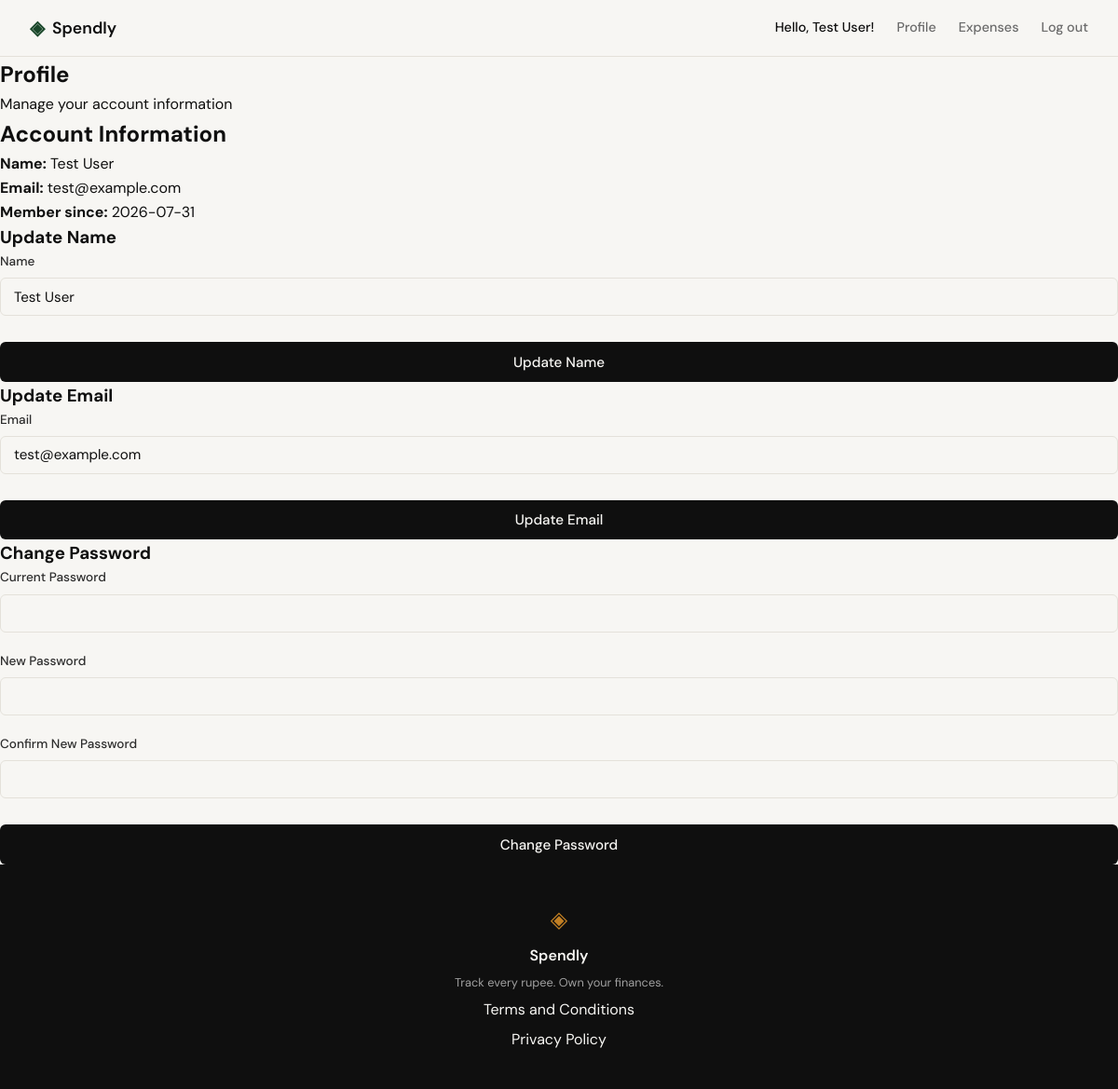
Screenshot of /profile (signed in) with the database file from the repository.
### tables this page shows
CREATE TABLE users (
            id INTEGER PRIMARY KEY AUTOINCREMENT,
            name TEXT NOT NULL,
            email TEXT UNIQUE NOT NULL,
            password_hash TEXT NOT NULL,
            created_at TEXT DEFAULT CURRENT_TIMESTAMP
        );

### app.py (the view)
@app.route("/profile")
@login_required
def profile():
    user = get_user_by_id(session['user_id'])
    if user is None:
        flash("User not found.", "error")
        return redirect(url_for("login"))
    return render_template("profile.html", user=user)

### app.py (called while the page is built)
def is_authenticated():
    return 'user_id' in session

def login_required(f):
    from functools import wraps
    @wraps(f)
    def decorated_function(*args, **kwargs):
        if not is_authenticated():
            flash('Please log in to access this page.', 'warning')
            return redirect(url_for('login'))
        return f(*args, **kwargs)
    return decorated_function

### database/db.py (called while the page is built)
def get_db():
    db = getattr(g, '_database', None)
    if db is None:
        db = g._database = sqlite3.connect(DATABASE)
        db.row_factory = sqlite3.Row
        db.execute("PRAGMA foreign_keys = ON")
    return db

def get_user_by_id(user_id):
    db = get_db()
    cursor = db.cursor()
    cursor.execute('SELECT * FROM users WHERE id = ?', (user_id,))
    return cursor.fetchone()

### templates/profile.html (shortened to what this page needs)
{% extends "base.html" %}
{% block content %}
<section class="profile-section">
    <div class="profile-container">
        <div class="profile-header">
            <h1 class="profile-title">Profile</h1>
            <p class="profile-subtitle">Manage your account information</p>
        </div>
        <div class="profile-card">
            <div class="profile-info">
                <h2>Account Information</h2>
                <p><strong>Name:</strong> {{ user.name }}</p>
                <p><strong>Email:</strong> {{ user.email }}</p>
                <p><strong>Member since:</strong> {{ user.created_at }}</p>
            </div>
            <div class="profile-forms">
                <form method="POST" action="{{ url_for('update_name') }}" class="update-form">
                    <h3>Update Name</h3>
                    <div class="form-group">
                        <label for="name">Name</label>
                        <input type="text" id="name" name="name" class="form-input" value="{{ user.name }}" required>
                    </div>
                    <button type="submit" class="btn-submit">Update Name</button>
                </form>
                <form method="POST" action="{{ url_for('update_email') }}" class="update-form">
                    <h3>Update Email</h3>
                    <div class="form-group">
                        <label for="email">Email</label>
                        <input type="email" id="email" name="email" class="form-input" value="{{ user.email }}" required>
                    </div>
                    <button type="submit" class="btn-submit">Update Email</button>
                </form>
                <form method="POST" action="{{ url_for('change_password') }}" class="update-form">
                    <h3>Change Password</h3>
                    <div class="form-group">
                        <label for="current_password">Current Password</label>
                        <input type="password" id="current_password" name="current_password" class="form-input" required>
                    </div>
                    <div class="form-group">
                        <label for="new_password">New Password</label>
                        <input type="password" id="new_password" name="new_password" class="form-input" required>
                    </div>
                    <div class="form-group">
                        <label for="confirm_password">Confirm New Password</label>
                        <input type="password" id="confirm_password" name="confirm_password" class="form-input" required>
                    </div>
                    <button type="submit" class="btn-submit">Change Password</button>
                </form>
            </div>
        </div>
    </div>
</section>
{% endblock %}

### templates/base.html (shortened to what this page needs)
<!DOCTYPE html>
<html lang="en">
<head>
    <link rel="stylesheet" href="{{ url_for('static', filename='css/style.css') }}">
</head>
<body>
    <nav class="navbar">
        <div class="nav-inner">
            <a href="{{ url_for('landing') }}" class="nav-brand">
                <span class="brand-icon">◈</span>
                <span class="brand-name">Spendly</span>
            </a>
            <div class="nav-links">
                {% if session.user_id %}
                  <span class="nav-user">Hello, {{ session.user_name }}!</span>
                  <a href="{{ url_for('profile') }}">Profile</a>
                  <a href="{{ url_for('expenses_index') }}">Expenses</a>
                  <a href="{{ url_for('logout') }}">Log out</a>
                {% else %}
                  <a href="{{ url_for('login') }}">Sign in</a>
                  <a href="{{ url_for('register') }}" class="nav-cta">Get started</a>
                {% endif %}
            </div>
        </div>
    </nav>
    <main class="main-content">
        {% block content %}{% endblock %}
    </main>
    <footer class="footer">
        <div class="footer-inner">
            <span class="brand-icon">◈</span>
            <span class="footer-name">Spendly</span>
            <p class="footer-copy">Track every rupee. Own your finances.</p>
            <a href="/terms">Terms and Conditions</a>
            <a href="/privacy">Privacy Policy</a>
        </div>
    </footer>
</body>
</html>

### static/css/style.css (style rules this page uses)
:root { --ink: #0f0f0f; --ink-soft: #2d2d2d; --ink-muted: #6b6b6b; --ink-faint: #a0a0a0; --paper: #f7f6f3; --paper-warm: #f0ede6; --paper-card: #ffffff; --accent: #1a472a; --accent-light: #e8f0eb; --accent-2: #c17f24; --accent-2-light: #fdf3e3; --danger: #c0392b; --danger-light: #fdecea; --border: #e4e1da; --border-soft: #eeebe4; --font-display: 'DM Serif Display', Georgia, serif; --font-body: 'DM Sans', system-ui, sans-serif; --max-width: 1200px; --auth-width: 440px; --radius-sm: 6px; --radius-md: 12px; --radius-lg: 20px; }
*, *::before, *::after { box-sizing: border-box; margin: 0; padding: 0; }
html { font-size: 16px; scroll-behavior: smooth; }
body { background: var(--paper); color: var(--ink); font-family: var(--font-body); font-size: 1rem; line-height: 1.6; -webkit-font-smoothing: antialiased; }
a { color: inherit; text-decoration: none; }
.navbar { position: sticky; top: 0; z-index: 100; background: var(--paper); border-bottom: 1px solid var(--border); padding: 0 2rem; }
.nav-inner { max-width: var(--max-width); margin: 0 auto; height: 60px; display: flex; align-items: center; justify-content: space-between; }
.nav-brand { display: flex; align-items: center; gap: 0.5rem; font-family: var(--font-body); font-weight: 600; font-size: 1.1rem; color: var(--ink); }
.brand-icon { color: var(--accent); font-size: 1.3rem; }
.brand-name { color: var(--ink); }
.nav-links { display: flex; align-items: center; gap: 1.5rem; font-size: 0.9rem; font-weight: 500; }
.nav-links a { color: var(--ink-muted); transition: color 0.2s; }
.main-content { min-height: calc(100vh - 60px - 100px); }
.form-group { margin-bottom: 1.25rem; }
.form-group label { display: block; font-size: 0.85rem; font-weight: 500; color: var(--ink-soft); margin-bottom: 0.4rem; }
.form-input { width: 100%; padding: 0.6rem 0.875rem; border: 1px solid var(--border); border-radius: var(--radius-sm); font-family: var(--font-body); font-size: 0.95rem; color: var(--ink); background: var(--paper); outline: none; transition: border-color 0.2s; }
.form-input::placeholder { color: var(--ink-faint); }
.btn-submit { width: 100%; padding: 0.7rem; background: var(--ink); color: var(--paper); border: none; border-radius: var(--radius-sm); font-family: var(--font-body); font-size: 0.95rem; font-weight: 500; cursor: pointer; transition: background 0.2s; margin-top: 0.5rem; }
.footer { background: var(--ink); color: var(--paper); padding: 2.5rem 2rem; text-align: center; }
.footer-inner { display: flex; flex-direction: column; align-items: center; gap: 0.4rem; }
.footer .brand-icon { color: var(--accent-2); font-size: 1.5rem; }
.footer-name { font-weight: 600; font-size: 1rem; }
.footer-copy { font-size: 0.8rem; color: var(--ink-faint); }

### rows the page displays
users: user_name "Test User", name "Test User", email "test@example.com", created_at "2026-07-31"
